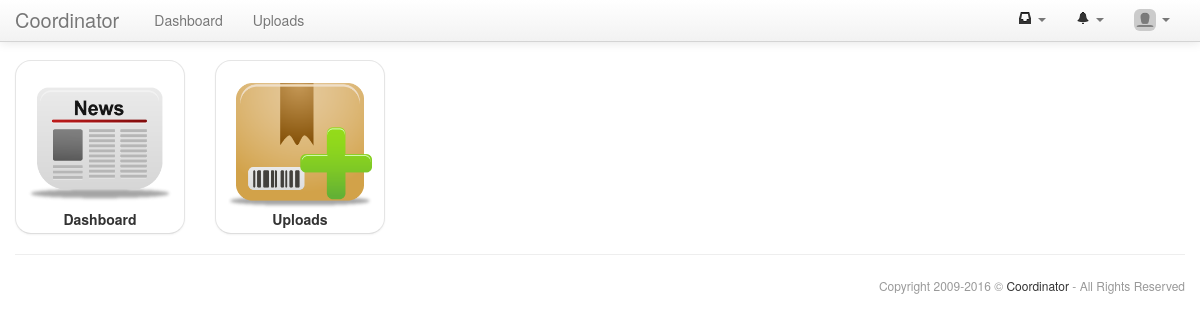
/index/index.php (signed in), run on the app's committed database.
### tables this page shows
CREATE TABLE IF NOT EXISTS `settings_settings` (
  `code` varchar(255) NOT NULL,
  `value` varchar(255) DEFAULT NULL,
  PRIMARY KEY (`code`)
);

CREATE TABLE IF NOT EXISTS `settings_menus` (
  `id` int(11) NOT NULL AUTO_INCREMENT,
  `idMenu` int(11) NOT NULL DEFAULT '0',
  `menu` varchar(25) NOT NULL,
  `module` varchar(25) DEFAULT NULL,
  `url` varchar(255) DEFAULT NULL,
  `position` int(3) unsigned NOT NULL DEFAULT '0',
  PRIMARY KEY (`id`)
);

### core/api.inc.php (called while the page is built, shortened)
<?php
include_once("html.class.php");
include_once("db.class.php");
function api_text($key,$parameters=NULL){
 $text=$GLOBALS['locale'][$key];
 if(strlen($text)==0){
  $parameters_txt=NULL;
  $text="{".$key.$parameters_txt."}";
  return $text;
 }
 return $text;
}
function api_baseName(){
 $path_parts=pathinfo($_SERVER['PHP_SELF']);
 return $path_parts['basename'];
}
function api_getOption($code){
 $option=$GLOBALS['db']->queryUniqueObject("SELECT * FROM settings_settings WHERE code='".$code."'");
 if($option->value<>NULL){
  return $option->value;
 }else{
  return NULL;
 }
}
function api_account($idAccount=NULL){
 if($idAccount===NULL){$account=$_SESSION['account'];}
 else{$account=api_accounts_account($idAccount);}
 if($account->id){return $account;}
 return FALSE;
}
function api_checkPermission($module,$action,$alert=FALSE,$admin=TRUE,$subgroups=TRUE,$idAccount=NULL){
 if(api_account()->id==1 && $admin==TRUE){return TRUE;}
 return FALSE;
}
?>

### core/db.class.php (called while the page is built, shortened)
<?php
class DB{
 var $connector;
 function DB($host,$user,$pass,$name){
  $this->connector=mysql_connect($host,$user,$pass,TRUE) or die('Server connection not possible.');
 }
 function clearQuery($query){
  if(stripos($query,"select")!==FALSE){return $query;}
  $search=array("``","''",'""');
  $query=str_replace($search,"DEFAULT",$query);
  return $query;
 }
 function query($query,$debug=-1){
  $query=$this->clearQuery($query);
  $this->lastResult=mysql_query($query,$this->connector) or $this->debugAndDie($query);
  return $this->lastResult;
 }
 function fetchNextObject($result=NULL){
  if($result==NULL || mysql_num_rows($result)<1){
   return NULL;
  }else{
   return mysql_fetch_object($result);
  }
 }
 function queryUniqueObject($query,$debug=-1){
  $query=$this->clearQuery($query);
  $query="$query LIMIT 1";
  $result=mysql_query($query,$this->connector) or $this->debugAndDie($query);
  return mysql_fetch_object($result);
 }
}
?>

### index/index.php (the view, shortened to what this page needs)
<?php
include("template.inc.php");
function content(){
 $menu_array=array();
 $dashboard=new stdClass();
 $dashboard->url=$GLOBALS['dir']."dashboard/dashboard.php";
 $dashboard->icon=$GLOBALS['dir']."dashboard/icon.png";
 $dashboard->menu=api_text("index-dashboard");
 $menu_array[]=$dashboard;
 function index_menus($idMenu){
  $menus=$GLOBALS['db']->query("SELECT * FROM settings_menus WHERE idMenu='".$idMenu."' ORDER BY position ASC");
  while($menu=$GLOBALS['db']->fetchNextObject($menus)){
   index_menus($menu->id);
   if(api_checkPermissionShowModule($menu->module)){
    $menu->url=$GLOBALS['dir'].$menu->module."/".$menu->url;
    $menu->icon=$GLOBALS['dir'].$menu->module."/icon.png";
   }
  }
 }
 index_menus(1);
 $count=0;
 foreach($menu_array as $menu){
  $count++;
  if($count==1){echo "<div class='row'>\n";}
  if($menu->external){$target=" target='_blank'";}else{$target=NULL;}
  echo "<div class='span2'><a href='".$menu->url."'".$target." class='btn btn-index'><img src='".$menu->icon."' class='img-responsive' style='width:100%;'><b>".stripslashes($menu->menu)."</b></a></div>\n";
 }
 if($count<>0){echo "</div>\n";}
}
?>

### core/html.class.php (shortened to what this page needs)
<?php
class HTML{
public function header($title="",$nav="dashboard",$navbar=TRUE){
?>
<!DOCTYPE html>
<html lang="it">
<head>
 <link href="<?php echo $GLOBALS['dir']."core/pace-loader/pace.flash.css";?>" rel="stylesheet">
 <link href="<?php echo $GLOBALS['dir']."core/bootstrap/css/bootstrap.min.css";?>" rel="stylesheet">
 <link href="<?php echo $GLOBALS['dir']."core/bootstrap/css/bootstrap-custom.css";?>" rel="stylesheet">
 <link href="<?php echo $GLOBALS['dir']."core/bootstrap/css/bootstrap-responsive.css";?>" rel="stylesheet">
 <link href="<?php echo $GLOBALS['dir']."core/bootstrap-datetimepicker/css/bootstrap-datetimepicker.min.css";?>" rel="stylesheet">
 <link href="<?php echo $GLOBALS['dir']."core/bootstrap-markdown/css/bootstrap-markdown.min.css";?>" rel="stylesheet">
 <link href="<?php echo $GLOBALS['dir']."core/bootstrap-select2/select2.css";?>" rel="stylesheet">
 <link href="<?php echo $GLOBALS['dir']."core/bootstrap-slider/css/bootstrap-slider.min.css";?>" rel="stylesheet">
 <link href="<?php echo $GLOBALS['dir']."core/bootstrap-wysihtml5/css/bootstrap-wysihtml5.css";?>" rel="stylesheet">
 <link href="<?php echo $GLOBALS['dir']."core/bootstrap-tagsinput/css/bootstrap-tagsinput.css";?>" rel="stylesheet">
 <link href="<?php echo $GLOBALS['dir']."core/shadowbox/shadowbox.css";?>" rel="stylesheet">
 <link href="<?php echo $GLOBALS['dir']."core/template.css";?>" rel="stylesheet">
</head>
<body <?php if(api_baseName()=="login.php"){echo "class='login-background'";}?>>
 <div class="navbar navbar-fixed-top">
  <div class="navbar-inner">
   <div class="container">
    <?php
     if(file_exists("../uploads/uploads/core/logo.png") && api_getOption('show_logo')){
      echo "<a class='brand-logo' href='".$GLOBALS['dir']."index.php'><img src='".$GLOBALS['dir']."uploads/uploads/core/logo.png'></a>\n";
     }else{
      echo "<a class='brand' href='".$GLOBALS['dir']."index.php'>".api_getOption('title')."</a>\n";
     }
    ?>
    <?php if($navbar){ ?>
    <div class="nav-collapse collapse">
     <ul class="nav">
      <li class="<?php if($nav=="dashboard"){echo "active";} ?>"><a href="<?php echo $GLOBALS['dir']."dashboard/index.php";?>"><?php echo api_text("core-menu-dashboard"); ?></a></li>
      <?php
       function html_get_menus($idMenu=1,$level=0){
        $menus_array=array();
        $menus=$GLOBALS['db']->query("SELECT * FROM settings_menus WHERE idMenu='".$idMenu."' ORDER BY position ASC");
        while($menu=$GLOBALS['db']->fetchNextObject($menus)){
         $menu->submenus=array();
         $menu->submenus=html_get_menus($menu->id,($level+1));
         $menu->modules=array();
         if($menu->module){$menu->modules[]=$menu->module;}
         $menus_array[$menu->id]=$menu;
        }
        return $menus_array;
       }
       function html_print_menu($menus_array,$nav,$level=0){
        foreach($menus_array as $menu){
         echo "<li class=\"";
         if(in_array($nav,$menu->modules)){echo "active ";}
         if(count($menu->submenus)){
          if($level==0){
           echo "dropdown\">";
           echo "<a href='#' class='dropdown-toggle' data-toggle='dropdown'>";
           echo stripslashes($menu->menu)." <b class='caret'></b></a>\n";
           html_print_menu_spaces($level);
           echo "<ul class='dropdown-menu'>\n";
          }else{
           echo "dropdown-submenu\">";
           echo "<a href='#'>".stripslashes($menu->menu)."</a>\n";
           html_print_menu_spaces($level);
           echo "<ul class='dropdown-menu'>\n";
          }
          html_print_menu($menu->submenus,$nav,($level+1));
          html_print_menu_spaces($level);
          echo "</ul>\n";
          html_print_menu_spaces($level);
         }else{
          echo "\"><a href='".$GLOBALS['dir'].$menu->module."/".$menu->url."'>".stripslashes($menu->menu)."</a>";
         }
         echo "</li>\n";
        }
       }
       $menus_array=html_get_menus();
       html_print_menu($menus_array,$nav);
      ?>
     </ul>
     <ul class="nav pull-right">
      <?php if(api_checkPermission("chats","chats_chat")){ ?>
      <li class="dropdown">
       <a href="#" class="dropdown-toggle" data-toggle="dropdown">
        <span id="chat_counter">
        <?php include("../chats/chat_counter.inc.php") ?>
        </span>
        <b class="caret"></b>
       </a>
      </li>
      <?php } ?>
      <li class="dropdown">
       <a href="#" class="dropdown-toggle" data-toggle="dropdown">
        <span id="notifications_counter">
        <?php include("../logs/logs_notifications_counter.inc.php") ?>
        </span>
        <b class="caret"></b>
       </a>
      </li>
      <li class="dropdown">
       <a href="#" class="dropdown-toggle" data-toggle="dropdown">
        <img src="<?php echo api_account()->avatar;?>" class="img-rounded" style="width:22px;margin-top:-4px;padding:0;"> <b class="caret"></b>
       </a>
      </li>
     </ul>
    </div>
    <?php } ?>
   </div>
  </div>
 </div>
 <div class="container">
<?php
}
public function footer($wiki_link=NULL,$copyright=TRUE){
?>
<?php if($copyright){ ?>
  <div class="row-fluid">
   <hr>
   <footer>
    <span class="muted credit pull-right">
     Copyright 2009-<?php echo date("Y");?> &copy; <a href="http://www.coordinator.it" target="_blank">Coordinator</a> - All Rights Reserved
    </span>
   </footer>
  </div>
 <?php } ?>
 </div>
</body>
</html>
<?php
}
}
?>

### core/template.css (style rules this page uses)
footer { font-size:12px; }
footer .credit a { color:#333333; }
.btn-index { background:#fff; border-bottom:1px solid #dedede; border-radius:16px; -webkit-border-radius:16px; -moz-border-radius:16px; }

### data on the page
settings_settings: value "Coordinator"
settings_menus: menu "Uploads", module (picture)

### other printed values
api_text("core-menu-dashboard") "Dashboard"
$menu->menu "Dashboard"
